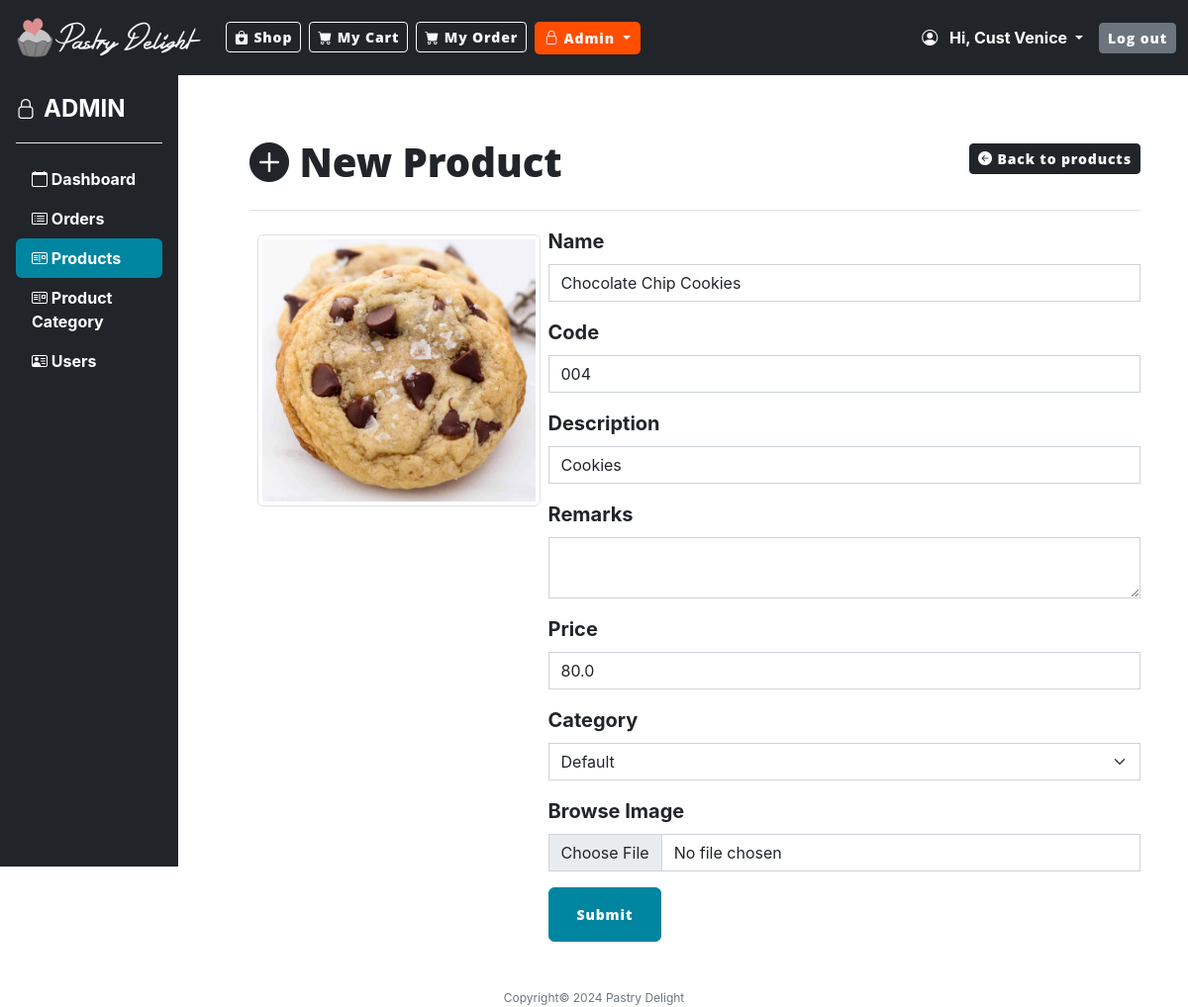
The page /admin_product_update/4 (signed in) on the database its author committed.
### model.py (models this page shows, shortened)
class User(UserMixin, db.Model):
    __tablename__ = "user"
    id: Mapped[int] = mapped_column(Integer, primary_key=True)
    email: Mapped[str] = mapped_column(String(100), unique=True, nullable=False)
    fname: Mapped[str] = mapped_column(String(100), nullable=False)
    mname: Mapped[str] = mapped_column(String(100), nullable=False)
    lname: Mapped[str] = mapped_column(String(100), nullable=False)
    contact_no: Mapped[str] = mapped_column(String(100), nullable=False)
    address: Mapped[str] = mapped_column(String(250), nullable=False)
    postal_code: Mapped[str] = mapped_column(String(100), nullable=False)
    country: Mapped[str] = mapped_column(String(100), nullable=False)
    password: Mapped[str] = mapped_column(String(250), nullable=False)
    status: Mapped[str] = mapped_column(String(20))
    created_date: Mapped[datetime] = mapped_column(DateTime(timezone=False), server_default=func.now(), nullable=False)
    orders = relationship("OrderHeader", back_populates="created_by")
    products = relationship("Product", back_populates="created_by")

class Product(db.Model):
    __tablename__ = "product"
    id: Mapped[int] = mapped_column(primary_key=True)
    name: Mapped[str] = mapped_column(String(250), unique=True)
    code: Mapped[str] = mapped_column(String(20), nullable=True, unique=True)
    price: Mapped[float] = mapped_column(Float)
    description: Mapped[str] = mapped_column(String(250), nullable=True)
    remarks: Mapped[str] = mapped_column(String(250), nullable=True)
    status: Mapped[str] = mapped_column(String(100))
    img_path: Mapped[str] = mapped_column(String(250), nullable=True)
    product_category_id: Mapped[int] = mapped_column(ForeignKey("product_category.id"))
    product_category = relationship("ProductCategory", back_populates="products")
    created_date: Mapped[datetime] = mapped_column(DateTime(timezone=False), server_default=func.now(), nullable=False)
    user_id: Mapped[int] = mapped_column(ForeignKey("user.id"))
    created_by = relationship("User", back_populates="products")

### main.py (the view, shortened to what this page needs)
@app.route("/admin_product_update/<int:product_id>", methods=["GET", "POST"])
@admin_only
def admin_product_update(product_id):
    if not current_user.is_authenticated:
        flash('Please log in first to show products.', 'error')
        return redirect(url_for('login'))
    user_access = db_connect.get_user_access(**{'user_id': current_user.id, 'user_group_id': 1})
    if not user_access:
        flash("Product catalog inaccessible.", 'error')
        return redirect(url_for('home'))
    form = ProductForm()
    product = db_connect.get_product(product_id)
    if not product:
        flash('Invalid product!', 'error')
        return redirect(url_for('admin_product'))
    categories = db_connect.get_product_categories()
    form.category.choices = [(categ.id, categ.name) for categ in categories]
    if request.method == 'GET':
        form.name.data = product.name
        form.code.data = product.code
        form.description.data = product.description
        form.remarks.data = product.remarks
        form.price.data = product.price
        form.filename.data = product.img_path
        form.category.data = str(product.product_category_id)
    return render_template("admin_products_form.html", form=form, product=product, is_admin=True, now=DATE_NOW)

### form.py
class ProductForm(FlaskForm):
    name = StringField('Name', validators=[DataRequired()])
    code = StringField('Code', validators=[DataRequired()])
    description = StringField('Description',validators=[DataRequired()])
    remarks = TextAreaField('Remarks')
    price = FloatField('Price', validators=[DataRequired(),NumberRange(min=0)])
    category = SelectField('Category')
    filename = FileField('Browse Image')
    submit_btn = SubmitField('Submit',render_kw={'class':'btn-md btn-warning'})

### main.py (called while the page is built)
@login_manager.user_loader
def load_user(user_id):
    return db_connect.get_user_details(user_id)

def admin_only(f):
    @wraps(f)
    def decorated_function(*args, **kwargs):
        if not current_user.is_authenticated:
            return redirect(url_for('login'))
        else:
            user_access = db_connect.get_user_access(**{'user_id': current_user.id, 'user_group_id': 1})
            if user_access:
                return f(*args, **kwargs)
            else:
                return redirect(url_for('home'))
    return decorated_function

### model.py (called while the page is built)
    def get_product(self, id):
        record = self.db.session.execute(db.select(Product).where(Product.id == id).order_by(Product.name)).scalar()
        return record

    def get_product_categories(self):
        record_list = self.db.session.execute(db.select(ProductCategory).order_by(ProductCategory.name)).scalars().all()
        return record_list

    def get_user_details(self, user_id):
        record = self.db.session.execute(db.select(User).where(User.id == user_id)).scalar()
        return record

    def get_user_access(self, **user_details):
        record = UserAccess.query.filter_by(**user_details).scalar()
        return record

### templates/admin_products_form.html (shortened to what this page needs)
{% include "header.html" %}
{% from "bootstrap5/form.html" import render_form %}
<main>
    <div class="row">
        <div class="col-2 col-md-2">
            {% include "admin_sidebar.html" %}
        </div>
        <div class="col-10 col-sm-6 col-md-10">
            <div class="container p-5">
                <div class="d-flex justify-content-between align-items-center">
                    <h1 class="mt-3"><i class="bi bi-plus-circle-fill"></i> New Product</h1>
                    <a href="{{ url_for('admin_product') }}" class="btn btn-sm btn-dark ">
                        <i class="bi bi-arrow-left-circle-fill"></i> Back to products
                    </a>
                </div>
                <hr/>
                <div class="d-flex justify-content-between">
                    <div class="p-2">
                        {% if form.filename.data %}
                         <img src="{{ url_for('static', filename='images/products/'+form.filename.data) }}" class="img-thumbnail"/>
                        {% else %}
                            <img src="{{ url_for('static', filename='images/products/cupcake.png') }}" class="img-thumbnail"/>
                        {% endif %}
                    </div>
                    <div class="w-75">
                        {{ render_form(form) }}
                    </div>
                </div>
            </div>
        </div>
    </div>
</main>
{% include "footer.html" %}

### templates/header.html (shortened to what this page needs)
<!DOCTYPE html>
<html lang="en">
<head>
    {% block styles %}
    {{ bootstrap.load_css() }}
    <link
            href="{{ url_for('static', filename='css/style.css') }}"
            rel="stylesheet"
    />
    <link href="https://cdn.jsdelivr.net/npm/bootstrap-icons/font/bootstrap-icons.css" rel="stylesheet">
    {% endblock %}
</head>
<body>
<nav class="navbar navbar-expand-lg navbar-dark bg-dark">
    <div class="container-fluid">
        <a class="navbar-brand" href="{{ url_for('home') }}">
            <img class="logo" alt="Pastry Delight"
                 src="{{ url_for('static', filename='images/pd_horizontal_white.png') }}">
        </a>
        <div class="collapse navbar-collapse" id="navbarSupportedContent">
            <ul class="navbar-nav mb-2 mb-lg-0">
                <li class="nav nav-item me-2">
                     <a class="btn btn-outline-light btn-sm {% if request.path == '/' %}active{% endif %}" aria-current="page" href="{{ url_for('home') }}">
                        <i class="bi bi-bag-heart-fill"></i>
                        Shop
                    </a>
                </li>
                <li class="nav nav-item me-2">
                    <a class=" btn btn-outline-light btn-sm" aria-current="page" href="{{ url_for('my_cart') }}">
                        <i class="bi bi-cart-fill"></i>
                        My Cart
                    </a>
                </li>
                {% if current_user.is_authenticated %}
                <li class="nav nav-item me-2">
                    <a class=" btn btn-outline-light btn-sm" aria-current="page" href="{{ url_for('order_list') }}">
                        <i class="bi bi-cart-fill"></i>
                        My Order
                    </a>
                </li>
                {% endif %}
            </ul>
            <ul class="navbar-nav me-auto mb-2 mb-lg-0">
                {% if is_admin %}
                <li class="nav-item dropdown">
                    <a class="dropdown-toggle btn btn-outline-light btn-sm {% if '/admin_' in request.path %}active{%
            endif %} " href="#" id="navbarDropdown" role="button"
                       data-bs-toggle="dropdown" aria-expanded="false">
                        <i class="bi bi-lock"></i> Admin
                    </a>
                </li>
                {% endif %}
            </ul>
            <ul class="navbar-nav navbar-right">
                {% if current_user.is_authenticated %}
                <li class="fw-bold text-white me-3 fs-5 nav-item dropdown">
                    <a class="dropdown-toggle text-white fs-6"  role="button"
                       data-bs-toggle="dropdown" aria-expanded="false">
                        <i class="bi bi-person-circle me-2"></i>
                        Hi, {{ current_user.fname }}
                    </a>
                </li>
                <li class="nav-item">
                    <a href="{{ url_for('logout') }}" class="btn btn-secondary btn-sm">Log out</a>
                </li>
                {% endif %}
            </ul>
        </div>
    </div>
</nav>

### rows shown on the page
User: fname "Cust Venice"
Product: img_path (picture), name "Chocolate Chip Cookies", code "004", description "Cookies", price "80.0"

### other values the page prints
{{ now.year }} "2024"
